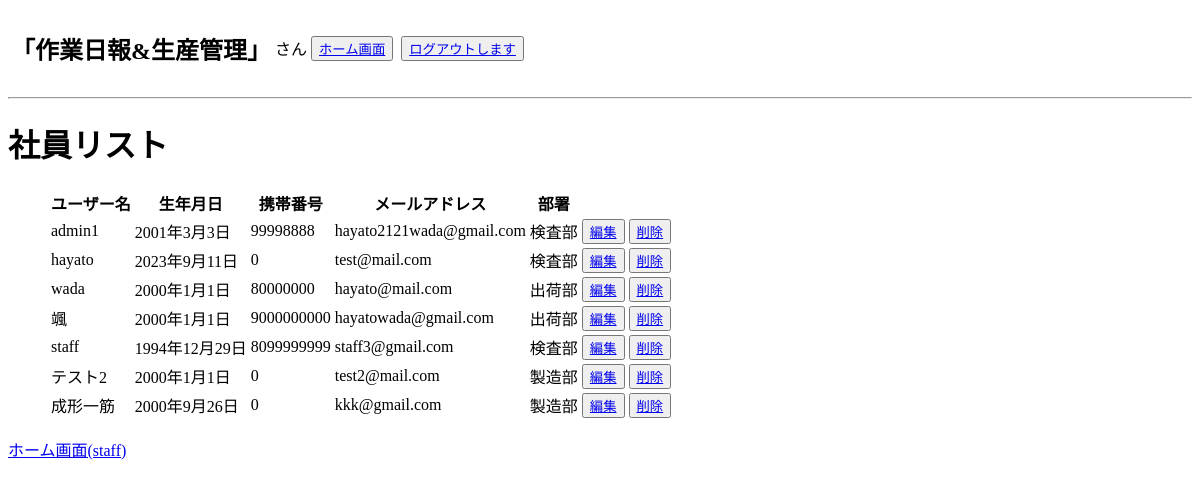
Page /product_management/staff_user_list/ on the earlier database version.
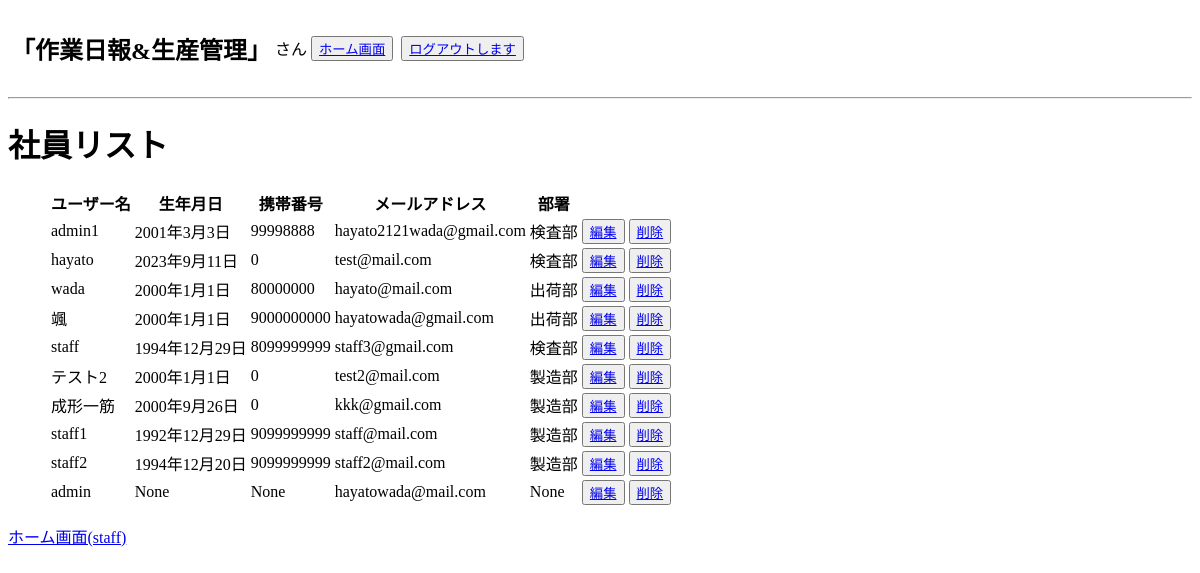
Same page on the later database version.
### accounts/models.py (models this page shows, shortened)
class Users(AbstractBaseUser, PermissionsMixin):
    username = models.CharField(max_length=150, unique=True, verbose_name="ユーザー名")
    birthday = models.DateField(null=True,blank=True, verbose_name="生年月日")
    phone = models.IntegerField(null=True,blank=True, verbose_name="携帯番号")
    email = models.EmailField(max_length=255, unique=True, verbose_name="メールアドレス")
    department = models.ForeignKey(
        Departments, on_delete=models.PROTECT, null=True,blank=True
    )
    is_active = models.BooleanField(default=True)
    is_staff = models.BooleanField(default=False)
    USERNAME_FIELD = 'username'
    EMAIL_FIELD = 'email'
    REQUIRED_FIELDS = ['email']
    objects = UsersManager()

class Departments(models.Model):
    name = models.CharField(max_length=50, verbose_name="部署")
    class Meta:
        verbose_name = '部署'
        db_table = 'departments'
    def __str__(self):
        return self.name

### product_management/views.py (the view)
# urls.py: path('staff_user_list/', StaffUserListView.as_view(), name='staff_user_list'),
class StaffUserListView(ListView):
    model = Users
    template_name = os.path.join('staff','staff_user_list.html')
    context_object_name = 'users'

### templates/staff/staff_user_list.html
{% extends 'base.html' %}
{% block content %}
<h1>社員リスト</h1>
{% if users %}
<ul>
        <table>
            <thead>
                <tr>
                    <th>ユーザー名</th>
                    <th>生年月日</th>
                    <th>携帯番号</th>
                    <th>メールアドレス</th>
                    <th>部署</th>
                </tr>
            </thead>
            <tbody>
                {% for user in users %}
                <tr>
                    <td>{{ user.username }}</td>
                    <td>{{ user.birthday }}</td>
                    <td>{{ user.phone }}</td>
                    <td>{{ user.email }}</td>
                    <td>{{ user.department }}</td>
                    <td><button><a href="{% url 'product_management:staff_user_edit' user.id %}">編集</a></button></td>
                    <td><button><a href="{% url 'product_management:staff_user_delete' user.id %}">削除</a></button></td>
                </tr>
                {% endfor %}
            </tbody>
        </table>
</ul>
{% endif %}
<a href="{% url 'product_management:staff_home' %}">ホーム画面(staff)</a>
{% endblock %}

### templates/base.html (shortened to what this page needs)
<!DOCTYPE html>
<html lang="ja">
<head>
</head>
<body>
    <table>
        <tr>
            <td><h2>「作業日報&生産管理」</h2></td>
            <td><p>{{ request.user.username }}さん</p></td>
            {% if request.user.is_staff %}
            <td><button><a href="{% url 'product_management:staff_home' %}">ホーム画面</a></button></td>
            <td><button><a href="{% url 'accounts:logout_user' %}">ログアウト</a></button></td>
            {% else %}
            <td><button><a href="{% url 'daily_report:report_list' %}">ホーム画面</a></button></td>
            <td></td>
            <td>
                <button onclick="confirmLogout()"><a href="#">ログアウトします</a></button>
            </td>
            {% endif %}
        </tr>
    </table>
    <hr>
    {% block content %}
    {% endblock %}
</body>
</html>

Differences in the rows shown:
added Users: username "staff1", birthday "1992年12月29日", phone "9099999999", email "staff@mail.com", department "製造部"
added Users: username "staff2", birthday "1994年12月20日", phone "9099999999", email "staff2@mail.com", department "製造部"
added Users: username "admin", birthday "None", phone "None", email "hayatowada@mail.com", department "None"
